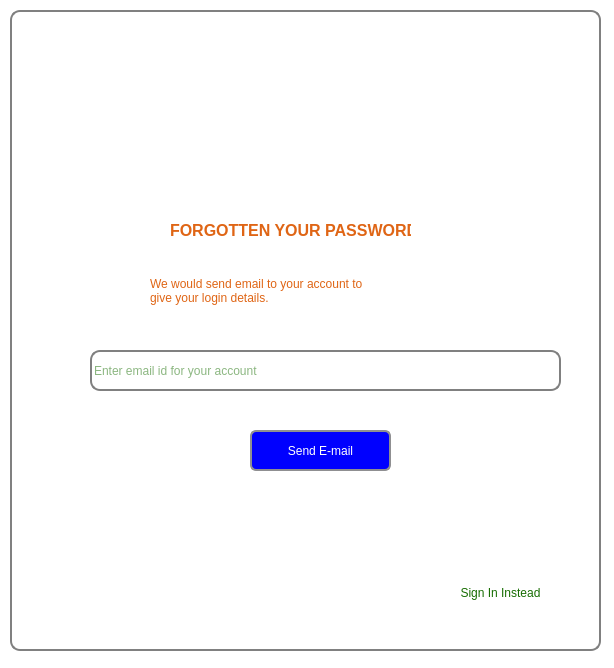
<?xml version="1.0" encoding="UTF-8"?>
<ui version="4.0">
 <class>MainWindow</class>
 <widget class="QMainWindow" name="MainWindow">
  <property name="geometry">
   <rect>
    <x>0</x>
    <y>0</y>
    <width>614</width>
    <height>668</height>
   </rect>
  </property>
  <property name="minimumSize">
   <size>
    <width>0</width>
    <height>0</height>
   </size>
  </property>
  <property name="maximumSize">
   <size>
    <width>1366</width>
    <height>768</height>
   </size>
  </property>
  <property name="windowTitle">
   <string>Smartवडा</string>
  </property>
  <property name="windowIcon">
   <iconset>
    <normaloff>sw_icon.png</normaloff>sw_icon.png</iconset>
  </property>
  <property name="styleSheet">
   <string notr="true">background-color: rgb(255, 255, 255);</string>
  </property>
  <widget class="QWidget" name="centralWidget">
   <widget class="QGroupBox" name="signinBox">
    <property name="geometry">
     <rect>
      <x>10</x>
      <y>10</y>
      <width>591</width>
      <height>641</height>
     </rect>
    </property>
    <property name="minimumSize">
     <size>
      <width>0</width>
      <height>0</height>
     </size>
    </property>
    <property name="maximumSize">
     <size>
      <width>1366</width>
      <height>768</height>
     </size>
    </property>
    <property name="styleSheet">
     <string notr="true">QLineEdit,QGroupBox,QPushButton{
 background:transparent;
color: rgb(23, 109, 2);
      border: 2px solid gray;
      border-radius: 10px;
}</string>
    </property>
    <property name="title">
     <string/>
    </property>
    <widget class="QLabel" name="sw_logo_">
     <property name="geometry">
      <rect>
       <x>140</x>
       <y>10</y>
       <width>311</width>
       <height>191</height>
      </rect>
     </property>
     <property name="styleSheet">
      <string notr="true">border:none;
border-radius:0px;
border-image:url(:/pic/sw_logo.png)</string>
     </property>
     <property name="text">
      <string/>
     </property>
    </widget>
    <widget class="QStackedWidget" name="signStack">
     <property name="geometry">
      <rect>
       <x>10</x>
       <y>180</y>
       <width>571</width>
       <height>441</height>
      </rect>
     </property>
     <property name="minimumSize">
      <size>
       <width>0</width>
       <height>0</height>
      </size>
     </property>
     <property name="maximumSize">
      <size>
       <width>1366</width>
       <height>768</height>
      </size>
     </property>
     <property name="styleSheet">
      <string notr="true">
background:transparent;
</string>
     </property>
     <property name="currentIndex">
      <number>1</number>
     </property>
     <widget class="QWidget" name="signupPage">
      <widget class="QLineEdit" name="municipality">
       <property name="geometry">
        <rect>
         <x>30</x>
         <y>60</y>
         <width>351</width>
         <height>31</height>
        </rect>
       </property>
       <property name="styleSheet">
        <string notr="true">background:transparent</string>
       </property>
       <property name="text">
        <string/>
       </property>
       <property name="placeholderText">
        <string>(Rural) Municipality/(Sub) Metropolitan City</string>
       </property>
      </widget>
      <widget class="QLineEdit" name="address">
       <property name="geometry">
        <rect>
         <x>30</x>
         <y>110</y>
         <width>351</width>
         <height>31</height>
        </rect>
       </property>
       <property name="styleSheet">
        <string notr="true">background:transparent</string>
       </property>
       <property name="placeholderText">
        <string>Address</string>
       </property>
      </widget>
      <widget class="QLineEdit" name="phoneNo">
       <property name="geometry">
        <rect>
         <x>30</x>
         <y>160</y>
         <width>351</width>
         <height>31</height>
        </rect>
       </property>
       <property name="styleSheet">
        <string notr="true">background:transparent</string>
       </property>
       <property name="text">
        <string/>
       </property>
       <property name="placeholderText">
        <string>Phone No</string>
       </property>
      </widget>
      <widget class="QLineEdit" name="email">
       <property name="geometry">
        <rect>
         <x>30</x>
         <y>200</y>
         <width>351</width>
         <height>31</height>
        </rect>
       </property>
       <property name="styleSheet">
        <string notr="true">background:transparent</string>
       </property>
       <property name="placeholderText">
        <string>E-mail ID</string>
       </property>
      </widget>
      <widget class="QLineEdit" name="wardno">
       <property name="geometry">
        <rect>
         <x>400</x>
         <y>60</y>
         <width>141</width>
         <height>31</height>
        </rect>
       </property>
       <property name="styleSheet">
        <string notr="true">background:transparent</string>
       </property>
       <property name="placeholderText">
        <string>Ward No.</string>
       </property>
      </widget>
      <widget class="QLineEdit" name="mun_logo">
       <property name="geometry">
        <rect>
         <x>30</x>
         <y>250</y>
         <width>351</width>
         <height>31</height>
        </rect>
       </property>
       <property name="styleSheet">
        <string notr="true">background:transparent</string>
       </property>
       <property name="echoMode">
        <enum>QLineEdit::Password</enum>
       </property>
       <property name="placeholderText">
        <string>Municipality/VDC Logo</string>
       </property>
      </widget>
      <widget class="QLineEdit" name="password">
       <property name="geometry">
        <rect>
         <x>30</x>
         <y>300</y>
         <width>251</width>
         <height>31</height>
        </rect>
       </property>
       <property name="styleSheet">
        <string notr="true">background:transparent</string>
       </property>
       <property name="echoMode">
        <enum>QLineEdit::Password</enum>
       </property>
       <property name="placeholderText">
        <string>Password</string>
       </property>
      </widget>
      <widget class="QLineEdit" name="confirmpassword">
       <property name="geometry">
        <rect>
         <x>300</x>
         <y>300</y>
         <width>251</width>
         <height>31</height>
        </rect>
       </property>
       <property name="styleSheet">
        <string notr="true">background:transparent</string>
       </property>
       <property name="echoMode">
        <enum>QLineEdit::Password</enum>
       </property>
       <property name="placeholderText">
        <string>Re-Type your Password</string>
       </property>
      </widget>
      <widget class="QPushButton" name="signup">
       <property name="geometry">
        <rect>
         <x>200</x>
         <y>370</y>
         <width>191</width>
         <height>41</height>
        </rect>
       </property>
       <property name="styleSheet">
        <string notr="true">border: 2px solid #8f8f91;
border-radius: 6px;
background:blue;
color:white;
</string>
       </property>
       <property name="text">
        <string>Sign Up</string>
       </property>
      </widget>
      <widget class="QPushButton" name="signin_2">
       <property name="geometry">
        <rect>
         <x>310</x>
         <y>420</y>
         <width>261</width>
         <height>25</height>
        </rect>
       </property>
       <property name="styleSheet">
        <string notr="true">border:none;</string>
       </property>
       <property name="text">
        <string>Already have account,Sign In Instead</string>
       </property>
      </widget>
      <widget class="QPushButton" name="browse">
       <property name="geometry">
        <rect>
         <x>390</x>
         <y>250</y>
         <width>41</width>
         <height>31</height>
        </rect>
       </property>
       <property name="styleSheet">
        <string notr="true">border: 2px solid black;
border-radius:0px;
border-image:url(:/pic/browse.png);

</string>
       </property>
       <property name="text">
        <string/>
       </property>
      </widget>
      <widget class="QLabel" name="label_3">
       <property name="geometry">
        <rect>
         <x>180</x>
         <y>10</y>
         <width>181</width>
         <height>41</height>
        </rect>
       </property>
       <property name="styleSheet">
        <string notr="true">background:transparent;
color: rgb(223, 101, 21);
    </string>
       </property>
       <property name="text">
        <string>&lt;html&gt;&lt;head/&gt;&lt;body&gt;&lt;p&gt;&lt;span style=&quot; font-size:12pt; font-weight:600;&quot;&gt;REGISTER NEW WARD&lt;/span&gt;&lt;/p&gt;&lt;/body&gt;&lt;/html&gt;</string>
       </property>
      </widget>
      <widget class="QLineEdit" name="state">
       <property name="geometry">
        <rect>
         <x>400</x>
         <y>110</y>
         <width>141</width>
         <height>31</height>
        </rect>
       </property>
       <property name="placeholderText">
        <string>State</string>
       </property>
      </widget>
     </widget>
     <widget class="QWidget" name="forgetPasswordPage">
      <widget class="QLabel" name="label_2">
       <property name="geometry">
        <rect>
         <x>150</x>
         <y>20</y>
         <width>241</width>
         <height>41</height>
        </rect>
       </property>
       <property name="styleSheet">
        <string notr="true">background:transparent;
color: rgb(223, 101, 21);
    </string>
       </property>
       <property name="text">
        <string>&lt;html&gt;&lt;head/&gt;&lt;body&gt;&lt;p&gt;&lt;span style=&quot; font-size:12pt; font-weight:600;&quot;&gt;FORGOTTEN YOUR PASSWORD&lt;/span&gt;&lt;/p&gt;&lt;/body&gt;&lt;/html&gt;</string>
       </property>
      </widget>
      <widget class="QPushButton" name="signin_3">
       <property name="geometry">
        <rect>
         <x>420</x>
         <y>390</y>
         <width>121</width>
         <height>25</height>
        </rect>
       </property>
       <property name="styleSheet">
        <string notr="true">border:none;</string>
       </property>
       <property name="text">
        <string>Sign In Instead</string>
       </property>
      </widget>
      <widget class="QLabel" name="label">
       <property name="geometry">
        <rect>
         <x>130</x>
         <y>70</y>
         <width>291</width>
         <height>61</height>
        </rect>
       </property>
       <property name="styleSheet">
        <string notr="true">background:transparent;
color: rgb(223, 101, 21);
    </string>
       </property>
       <property name="text">
        <string>We would send email to your account to 
give your login details.</string>
       </property>
      </widget>
      <widget class="QLineEdit" name="login_id_2">
       <property name="geometry">
        <rect>
         <x>70</x>
         <y>160</y>
         <width>471</width>
         <height>41</height>
        </rect>
       </property>
       <property name="styleSheet">
        <string notr="true">background:transparent</string>
       </property>
       <property name="placeholderText">
        <string>Enter email id for your account</string>
       </property>
      </widget>
      <widget class="QPushButton" name="sendEmail">
       <property name="geometry">
        <rect>
         <x>230</x>
         <y>240</y>
         <width>141</width>
         <height>41</height>
        </rect>
       </property>
       <property name="styleSheet">
        <string notr="true">border: 2px solid #8f8f91;
border-radius: 6px;
background:blue;
color:white;
</string>
       </property>
       <property name="text">
        <string>Send E-mail</string>
       </property>
      </widget>
     </widget>
     <widget class="QWidget" name="signinPage">
      <widget class="QLineEdit" name="login_id">
       <property name="geometry">
        <rect>
         <x>50</x>
         <y>110</y>
         <width>471</width>
         <height>41</height>
        </rect>
       </property>
       <property name="styleSheet">
        <string notr="true">background:transparent</string>
       </property>
       <property name="placeholderText">
        <string>Id or Gmail</string>
       </property>
      </widget>
      <widget class="QLineEdit" name="login_password">
       <property name="geometry">
        <rect>
         <x>50</x>
         <y>200</y>
         <width>471</width>
         <height>41</height>
        </rect>
       </property>
       <property name="styleSheet">
        <string notr="true">background:transparent;</string>
       </property>
       <property name="echoMode">
        <enum>QLineEdit::Password</enum>
       </property>
       <property name="placeholderText">
        <string>Password</string>
       </property>
      </widget>
      <widget class="QPushButton" name="signin">
       <property name="geometry">
        <rect>
         <x>170</x>
         <y>290</y>
         <width>211</width>
         <height>41</height>
        </rect>
       </property>
       <property name="styleSheet">
        <string notr="true">border: 2px solid #8f8f91;
border-radius: 6px;
background:blue;
color:white;
</string>
       </property>
       <property name="text">
        <string>Sign In</string>
       </property>
      </widget>
      <widget class="QPushButton" name="forgetPassword">
       <property name="geometry">
        <rect>
         <x>340</x>
         <y>380</y>
         <width>151</width>
         <height>25</height>
        </rect>
       </property>
       <property name="styleSheet">
        <string notr="true">border:none;</string>
       </property>
       <property name="text">
        <string>Forgot your password</string>
       </property>
      </widget>
      <widget class="QPushButton" name="signup_2">
       <property name="geometry">
        <rect>
         <x>490</x>
         <y>380</y>
         <width>61</width>
         <height>25</height>
        </rect>
       </property>
       <property name="styleSheet">
        <string notr="true">border:none;
border-left:50px;
</string>
       </property>
       <property name="text">
        <string>|Sign Up</string>
       </property>
      </widget>
      <widget class="QLabel" name="label_4">
       <property name="geometry">
        <rect>
         <x>240</x>
         <y>30</y>
         <width>61</width>
         <height>41</height>
        </rect>
       </property>
       <property name="styleSheet">
        <string notr="true">background:transparent;
color: rgb(223, 101, 21);
    </string>
       </property>
       <property name="text">
        <string>&lt;html&gt;&lt;head/&gt;&lt;body&gt;&lt;p&gt;&lt;span style=&quot; font-size:12pt; font-weight:600;&quot;&gt;LOGIN&lt;/span&gt;&lt;/p&gt;&lt;/body&gt;&lt;/html&gt;</string>
       </property>
      </widget>
     </widget>
    </widget>
   </widget>
  </widget>
 </widget>
 <layoutdefault spacing="6" margin="11"/>
 <resources>
  <include location="sw.qrc"/>
 </resources>
 <connections/>
</ui>
